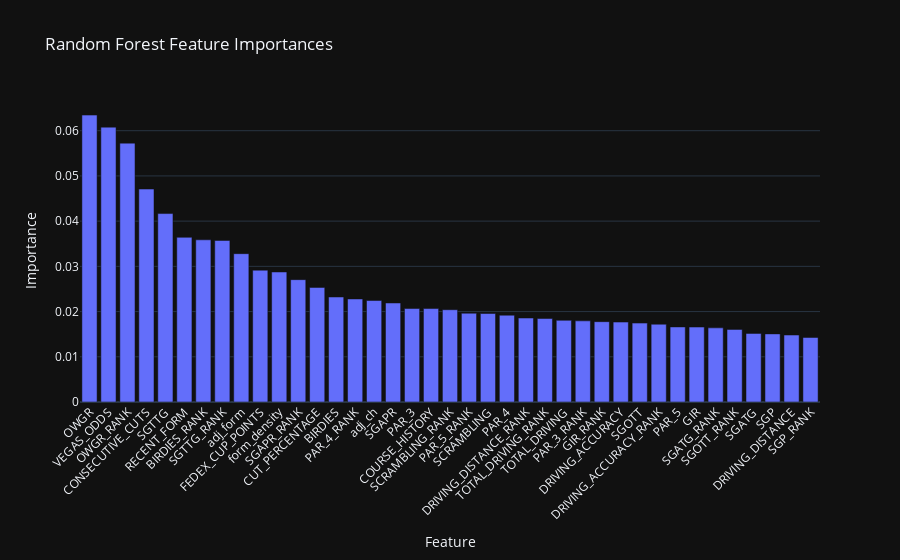

The notebook cell saved with this chart:
### Markdown cell above
Random Forest Training & Feature Importance

Now we train on all the data (no longer cross-validation folds) and extract the feature importance to see how it compares with linear correlations.

### Code cell
from sklearn.ensemble import RandomForestClassifier
from sklearn.calibration import CalibratedClassifierCV
from sklearn.preprocessing import StandardScaler
from imblearn.pipeline import Pipeline
from imblearn.over_sampling import SMOTE
from imblearn.under_sampling import RandomUnderSampler
import pandas as pd
import plotly.express as px

# === Resample the full dataset ===
over = SMOTE(sampling_strategy=0.5, k_neighbors=3)
under = RandomUnderSampler(sampling_strategy=0.5)
resample_pipeline = Pipeline([("o", over), ("u", under)])
X_all_resampled, y_all_resampled = resample_pipeline.fit_resample(
    training_df[feature_cols], training_df["TOP_20"]
)

# === Standardize ===
scaler = StandardScaler()
X_all_scaled = scaler.fit_transform(X_all_resampled)

# === Train Calibrated Random Forest ===
base_rf = RandomForestClassifier(random_state=42)
final_model = CalibratedClassifierCV(estimator=base_rf, method="sigmoid", cv=5)
final_model.fit(X_all_scaled, y_all_resampled)

# === Aggregate feature importances across all CV folds ===
all_importances = np.array([
    est.estimator.feature_importances_ for est in final_model.calibrated_classifiers_
])
mean_importance = all_importances.mean(axis=0)

importance_df = pd.DataFrame({
    "Feature": feature_cols,
    "Importance": mean_importance
}).sort_values(by="Importance", ascending=False)

# === Plot feature importances ===
fig = px.bar(
    importance_df,
    x="Feature",
    y="Importance",
    title="Random Forest Feature Importances",
    template="plotly_dark"
)
fig.update_layout(xaxis_tickangle=-45)
fig.show()

### Figure 1 — Plotly figure (JSON) as saved in the notebook; plotly's stock layout.template omitted (floating-point values rounded to 4 significant figures)
{"data": [{"hovertemplate": "Feature=%{x}<br>Importance=%{y}<extra></extra>", "legendgroup": "", "marker": {"color": "#636efa", "pattern": {"shape": ""}}, "name": "", "orientation": "v", "showlegend": false, "textposition": "auto", "type": "bar", "x": ["OWGR", "VEGAS_ODDS", "OWGR_RANK", "CONSECUTIVE_CUTS", "SGTTG", "RECENT_FORM", "BIRDIES_RANK", "SGTTG_RANK", "adj_form", "FEDEX_CUP_POINTS", "form_density", "SGAPR_RANK", "CUT_PERCENTAGE", "BIRDIES", "PAR_4_RANK", "adj_ch", "SGAPR", "PAR_3", "COURSE_HISTORY", "SCRAMBLING_RANK", "PAR_5_RANK", "SCRAMBLING", "PAR_4", "DRIVING_DISTANCE_RANK", "TOTAL_DRIVING_RANK", "TOTAL_DRIVING", "PAR_3_RANK", "GIR_RANK", "DRIVING_ACCURACY", "SGOTT", "DRIVING_ACCURACY_RANK", "PAR_5", "GIR", "SGATG_RANK", "SGOTT_RANK", "SGATG", "SGP", "DRIVING_DISTANCE", "SGP_RANK"], "xaxis": "x", "y": [0.06345, 0.06079, 0.05725, 0.0471, 0.04167, 0.03642, 0.03587, 0.03573, 0.03281, 0.02916, 0.02876, 0.02706, 0.02534, 0.02322, 0.02279, 0.02244, 0.0219, 0.02067, 0.02067, 0.02041, 0.01964, 0.01957, 0.0192, 0.01857, 0.01846, 0.01806, 0.01795, 0.01777, 0.01767, 0.01745, 0.01721, 0.0166, 0.01658, 0.0164, 0.01605, 0.01517, 0.01506, 0.01481, 0.01427], "yaxis": "y"}], "layout": {"barmode": "relative", "legend": {"tracegroupgap": 0}, "title": {"text": "Random Forest Feature Importances"}, "xaxis": {"anchor": "y", "domain": [0, 1], "tickangle": -45, "title": {"text": "Feature"}}, "yaxis": {"anchor": "x", "domain": [0, 1], "title": {"text": "Importance"}}}}
